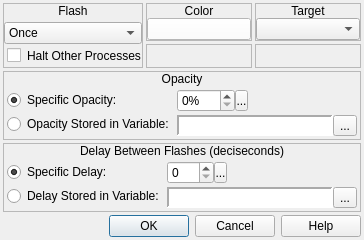
<?xml version="1.0" encoding="UTF-8"?>
<ui version="4.0">
 <class>ConfigureEvent_FlashSprite_Map</class>
 <widget class="QDialog" name="ConfigureEvent_FlashSprite_Map">
  <property name="geometry">
   <rect>
    <x>0</x>
    <y>0</y>
    <width>364</width>
    <height>240</height>
   </rect>
  </property>
  <property name="windowTitle">
   <string>Flash Sprite</string>
  </property>
  <property name="windowIcon">
   <iconset resource="gui_icons.qrc">
    <normaloff>:/icons/openrpgmaker.png</normaloff>:/icons/openrpgmaker.png</iconset>
  </property>
  <property name="styleSheet">
   <string notr="true">.QFrame
{
	border-width: 1px;
	border-style: solid;
	border-color: palette(window-text);
}

.QFrame&gt;QLabel
{
	border-width: 0px;
	background-color: palette(window-text);
	color: palette(window);
	font-weight: bold;
}

.QFrame&gt;QCheckBox
{
	background-color: palette(window-text);
	border-width: 0px;
	border-style: none;
	color: palette(window);
	spacing: 3px;
	font-weight: bold;
	padding: 0px 0px 0px 3px;
}

.QFrame&gt;QCheckBox::indicator
{
	min-width: 8px;
	max-width: 8px;
	min-height: 8px;
	max-height: 8px;
	width: 8px;
	height: 8px;
	border-width: 2px;
	border-radius: 0px;
	border-style: ridge;
	border-color: palette(mid);
}

.QFrame&gt;QCheckBox::indicator:unchecked
{
	background-color: palette(base);
}

.QFrame&gt;QCheckBox::indicator:checked
{
	background-color: palette(window-text);
}

.QFrame&gt;QCheckBox::indicator:hover
{
	border-color: palette(highlight);
}</string>
  </property>
  <layout class="QVBoxLayout" name="verticalLayout_7">
   <property name="spacing">
    <number>3</number>
   </property>
   <property name="margin">
    <number>3</number>
   </property>
   <item>
    <widget class="QWidget" name="widget_3" native="true">
     <layout class="QHBoxLayout" name="horizontalLayout">
      <property name="spacing">
       <number>3</number>
      </property>
      <property name="margin">
       <number>0</number>
      </property>
      <item>
       <widget class="QFrame" name="frame">
        <property name="frameShape">
         <enum>QFrame::StyledPanel</enum>
        </property>
        <property name="frameShadow">
         <enum>QFrame::Raised</enum>
        </property>
        <layout class="QVBoxLayout" name="verticalLayout">
         <property name="spacing">
          <number>0</number>
         </property>
         <property name="margin">
          <number>0</number>
         </property>
         <item>
          <widget class="QLabel" name="label">
           <property name="sizePolicy">
            <sizepolicy hsizetype="Preferred" vsizetype="Fixed">
             <horstretch>0</horstretch>
             <verstretch>0</verstretch>
            </sizepolicy>
           </property>
           <property name="text">
            <string>Flash</string>
           </property>
           <property name="alignment">
            <set>Qt::AlignCenter</set>
           </property>
          </widget>
         </item>
         <item>
          <widget class="QWidget" name="widget" native="true">
           <layout class="QVBoxLayout" name="verticalLayout_3">
            <property name="spacing">
             <number>0</number>
            </property>
            <property name="margin">
             <number>0</number>
            </property>
            <item>
             <widget class="QComboBox" name="cboxFlash">
              <item>
               <property name="text">
                <string>Once</string>
               </property>
              </item>
              <item>
               <property name="text">
                <string>Begin</string>
               </property>
              </item>
              <item>
               <property name="text">
                <string>Stop</string>
               </property>
              </item>
             </widget>
            </item>
            <item>
             <widget class="QCheckBox" name="cbHaltOtherProcesses">
              <property name="styleSheet">
               <string notr="true">margin-left: 3px</string>
              </property>
              <property name="text">
               <string>Halt Other Processes</string>
              </property>
             </widget>
            </item>
           </layout>
          </widget>
         </item>
        </layout>
       </widget>
      </item>
      <item>
       <widget class="QWidget" name="widget_4" native="true">
        <layout class="QVBoxLayout" name="verticalLayout_4">
         <property name="spacing">
          <number>3</number>
         </property>
         <property name="margin">
          <number>0</number>
         </property>
         <item>
          <widget class="QFrame" name="frmColor">
           <property name="frameShape">
            <enum>QFrame::StyledPanel</enum>
           </property>
           <property name="frameShadow">
            <enum>QFrame::Raised</enum>
           </property>
           <layout class="QVBoxLayout" name="verticalLayout_2">
            <property name="spacing">
             <number>0</number>
            </property>
            <property name="margin">
             <number>0</number>
            </property>
            <item>
             <widget class="QLabel" name="label_2">
              <property name="sizePolicy">
               <sizepolicy hsizetype="Preferred" vsizetype="Fixed">
                <horstretch>0</horstretch>
                <verstretch>0</verstretch>
               </sizepolicy>
              </property>
              <property name="text">
               <string>Color</string>
              </property>
              <property name="alignment">
               <set>Qt::AlignCenter</set>
              </property>
             </widget>
            </item>
            <item>
             <widget class="QWidget" name="widget_2" native="true">
              <layout class="QHBoxLayout" name="horizontalLayout_2">
               <property name="spacing">
                <number>0</number>
               </property>
               <property name="margin">
                <number>0</number>
               </property>
               <item>
                <widget class="ColorButton" name="bColor">
                 <property name="sizePolicy">
                  <sizepolicy hsizetype="Preferred" vsizetype="Fixed">
                   <horstretch>0</horstretch>
                   <verstretch>0</verstretch>
                  </sizepolicy>
                 </property>
                 <property name="styleSheet">
                  <string notr="true">background-color: rgb(255, 255, 255);</string>
                 </property>
                 <property name="text">
                  <string/>
                 </property>
                </widget>
               </item>
              </layout>
             </widget>
            </item>
           </layout>
          </widget>
         </item>
         <item>
          <widget class="QFrame" name="frame_4">
           <property name="frameShape">
            <enum>QFrame::StyledPanel</enum>
           </property>
           <property name="frameShadow">
            <enum>QFrame::Raised</enum>
           </property>
          </widget>
         </item>
        </layout>
       </widget>
      </item>
      <item>
       <widget class="QWidget" name="widget_5" native="true">
        <layout class="QVBoxLayout" name="verticalLayout_5">
         <property name="spacing">
          <number>3</number>
         </property>
         <property name="margin">
          <number>0</number>
         </property>
         <item>
          <widget class="QFrame" name="frame_5">
           <property name="sizePolicy">
            <sizepolicy hsizetype="Preferred" vsizetype="Fixed">
             <horstretch>0</horstretch>
             <verstretch>0</verstretch>
            </sizepolicy>
           </property>
           <property name="frameShape">
            <enum>QFrame::StyledPanel</enum>
           </property>
           <property name="frameShadow">
            <enum>QFrame::Raised</enum>
           </property>
           <layout class="QVBoxLayout" name="verticalLayout_6">
            <property name="spacing">
             <number>0</number>
            </property>
            <property name="margin">
             <number>0</number>
            </property>
            <item>
             <widget class="QLabel" name="label_3">
              <property name="sizePolicy">
               <sizepolicy hsizetype="Preferred" vsizetype="Fixed">
                <horstretch>0</horstretch>
                <verstretch>0</verstretch>
               </sizepolicy>
              </property>
              <property name="text">
               <string>Target</string>
              </property>
              <property name="alignment">
               <set>Qt::AlignCenter</set>
              </property>
             </widget>
            </item>
            <item>
             <widget class="QWidget" name="widget_35" native="true">
              <layout class="QHBoxLayout" name="horizontalLayout_3">
               <property name="spacing">
                <number>0</number>
               </property>
               <property name="margin">
                <number>0</number>
               </property>
               <item>
                <widget class="QComboBox" name="cboxTarget"/>
               </item>
              </layout>
             </widget>
            </item>
           </layout>
          </widget>
         </item>
         <item>
          <widget class="QFrame" name="frame_3">
           <property name="frameShape">
            <enum>QFrame::StyledPanel</enum>
           </property>
           <property name="frameShadow">
            <enum>QFrame::Raised</enum>
           </property>
          </widget>
         </item>
        </layout>
       </widget>
      </item>
     </layout>
    </widget>
   </item>
   <item>
    <widget class="QFrame" name="frmOpacity">
     <property name="sizePolicy">
      <sizepolicy hsizetype="Preferred" vsizetype="Fixed">
       <horstretch>0</horstretch>
       <verstretch>0</verstretch>
      </sizepolicy>
     </property>
     <property name="frameShape">
      <enum>QFrame::StyledPanel</enum>
     </property>
     <property name="frameShadow">
      <enum>QFrame::Raised</enum>
     </property>
     <layout class="QVBoxLayout" name="verticalLayout_17">
      <property name="spacing">
       <number>0</number>
      </property>
      <property name="margin">
       <number>0</number>
      </property>
      <item>
       <widget class="QLabel" name="label_16">
        <property name="sizePolicy">
         <sizepolicy hsizetype="Preferred" vsizetype="Fixed">
          <horstretch>0</horstretch>
          <verstretch>0</verstretch>
         </sizepolicy>
        </property>
        <property name="text">
         <string>Opacity</string>
        </property>
        <property name="alignment">
         <set>Qt::AlignCenter</set>
        </property>
       </widget>
      </item>
      <item>
       <widget class="QWidget" name="widget_25" native="true">
        <layout class="QHBoxLayout" name="horizontalLayout_17">
         <property name="spacing">
          <number>3</number>
         </property>
         <property name="margin">
          <number>3</number>
         </property>
         <item>
          <widget class="QWidget" name="widget_26" native="true">
           <property name="sizePolicy">
            <sizepolicy hsizetype="Fixed" vsizetype="Preferred">
             <horstretch>0</horstretch>
             <verstretch>0</verstretch>
            </sizepolicy>
           </property>
           <layout class="QVBoxLayout" name="verticalLayout_18">
            <property name="spacing">
             <number>3</number>
            </property>
            <property name="margin">
             <number>0</number>
            </property>
            <item>
             <widget class="QRadioButton" name="rbSpecificOpacity">
              <property name="sizePolicy">
               <sizepolicy hsizetype="Fixed" vsizetype="Fixed">
                <horstretch>0</horstretch>
                <verstretch>0</verstretch>
               </sizepolicy>
              </property>
              <property name="text">
               <string>Specific Opacity:</string>
              </property>
              <property name="checked">
               <bool>true</bool>
              </property>
             </widget>
            </item>
            <item>
             <widget class="QRadioButton" name="rbStoredOpacity">
              <property name="sizePolicy">
               <sizepolicy hsizetype="Fixed" vsizetype="Fixed">
                <horstretch>0</horstretch>
                <verstretch>0</verstretch>
               </sizepolicy>
              </property>
              <property name="text">
               <string>Opacity Stored in Variable:</string>
              </property>
             </widget>
            </item>
           </layout>
          </widget>
         </item>
         <item>
          <widget class="QWidget" name="widget_27" native="true">
           <layout class="QVBoxLayout" name="verticalLayout_19">
            <property name="spacing">
             <number>3</number>
            </property>
            <property name="margin">
             <number>0</number>
            </property>
            <item>
             <widget class="QWidget" name="wOpacity" native="true">
              <property name="sizePolicy">
               <sizepolicy hsizetype="Fixed" vsizetype="Fixed">
                <horstretch>0</horstretch>
                <verstretch>0</verstretch>
               </sizepolicy>
              </property>
              <layout class="QHBoxLayout" name="horizontalLayout_18">
               <property name="spacing">
                <number>0</number>
               </property>
               <property name="margin">
                <number>0</number>
               </property>
               <item>
                <widget class="QSpinBox" name="sbOpacity">
                 <property name="sizePolicy">
                  <sizepolicy hsizetype="Preferred" vsizetype="Fixed">
                   <horstretch>0</horstretch>
                   <verstretch>0</verstretch>
                  </sizepolicy>
                 </property>
                 <property name="accelerated">
                  <bool>true</bool>
                 </property>
                 <property name="suffix">
                  <string>%</string>
                 </property>
                 <property name="maximum">
                  <number>100</number>
                 </property>
                </widget>
               </item>
               <item>
                <widget class="SpinBoxSideButton" name="bOpacitySideButton">
                 <property name="minimumSize">
                  <size>
                   <width>13</width>
                   <height>21</height>
                  </size>
                 </property>
                 <property name="maximumSize">
                  <size>
                   <width>13</width>
                   <height>21</height>
                  </size>
                 </property>
                 <property name="text">
                  <string>...</string>
                 </property>
                 <property name="icon">
                  <iconset resource="gui_icons.qrc">
                   <normaloff>:/icons/spinBoxSideButton.png</normaloff>:/icons/spinBoxSideButton.png</iconset>
                 </property>
                 <property name="iconSize">
                  <size>
                   <width>8</width>
                   <height>16</height>
                  </size>
                 </property>
                </widget>
               </item>
              </layout>
             </widget>
            </item>
            <item>
             <widget class="QWidget" name="wOpacityVariable" native="true">
              <property name="sizePolicy">
               <sizepolicy hsizetype="Preferred" vsizetype="Fixed">
                <horstretch>0</horstretch>
                <verstretch>0</verstretch>
               </sizepolicy>
              </property>
              <layout class="QHBoxLayout" name="horizontalLayout_37">
               <property name="spacing">
                <number>0</number>
               </property>
               <property name="margin">
                <number>0</number>
               </property>
               <item>
                <widget class="QLabel" name="lblOpacityVariable">
                 <property name="sizePolicy">
                  <sizepolicy hsizetype="Preferred" vsizetype="Preferred">
                   <horstretch>0</horstretch>
                   <verstretch>0</verstretch>
                  </sizepolicy>
                 </property>
                 <property name="minimumSize">
                  <size>
                   <width>150</width>
                   <height>0</height>
                  </size>
                 </property>
                 <property name="font">
                  <font>
                   <family>Monospace</family>
                  </font>
                 </property>
                 <property name="styleSheet">
                  <string notr="true">background-color: palette(base);</string>
                 </property>
                 <property name="frameShape">
                  <enum>QFrame::Panel</enum>
                 </property>
                 <property name="frameShadow">
                  <enum>QFrame::Sunken</enum>
                 </property>
                 <property name="lineWidth">
                  <number>2</number>
                 </property>
                 <property name="text">
                  <string/>
                 </property>
                </widget>
               </item>
               <item>
                <widget class="QToolButton" name="bBrowseOpacityVariables">
                 <property name="text">
                  <string>...</string>
                 </property>
                 <property name="icon">
                  <iconset resource="gui_icons.qrc">
                   <normaloff>:/icons/fileopen.png</normaloff>:/icons/fileopen.png</iconset>
                 </property>
                </widget>
               </item>
              </layout>
             </widget>
            </item>
           </layout>
          </widget>
         </item>
        </layout>
       </widget>
      </item>
     </layout>
    </widget>
   </item>
   <item>
    <widget class="QFrame" name="frmDelay">
     <property name="sizePolicy">
      <sizepolicy hsizetype="Preferred" vsizetype="Fixed">
       <horstretch>0</horstretch>
       <verstretch>0</verstretch>
      </sizepolicy>
     </property>
     <property name="frameShape">
      <enum>QFrame::StyledPanel</enum>
     </property>
     <property name="frameShadow">
      <enum>QFrame::Raised</enum>
     </property>
     <layout class="QVBoxLayout" name="verticalLayout_20">
      <property name="spacing">
       <number>0</number>
      </property>
      <property name="margin">
       <number>0</number>
      </property>
      <item>
       <widget class="QLabel" name="label_17">
        <property name="sizePolicy">
         <sizepolicy hsizetype="Preferred" vsizetype="Fixed">
          <horstretch>0</horstretch>
          <verstretch>0</verstretch>
         </sizepolicy>
        </property>
        <property name="text">
         <string>Delay Between Flashes (deciseconds)</string>
        </property>
        <property name="alignment">
         <set>Qt::AlignCenter</set>
        </property>
       </widget>
      </item>
      <item>
       <widget class="QWidget" name="widget_28" native="true">
        <layout class="QHBoxLayout" name="horizontalLayout_19">
         <property name="spacing">
          <number>3</number>
         </property>
         <property name="margin">
          <number>3</number>
         </property>
         <item>
          <widget class="QWidget" name="widget_29" native="true">
           <property name="sizePolicy">
            <sizepolicy hsizetype="Fixed" vsizetype="Preferred">
             <horstretch>0</horstretch>
             <verstretch>0</verstretch>
            </sizepolicy>
           </property>
           <layout class="QVBoxLayout" name="verticalLayout_21">
            <property name="spacing">
             <number>3</number>
            </property>
            <property name="margin">
             <number>0</number>
            </property>
            <item>
             <widget class="QRadioButton" name="rbSpecificDelay">
              <property name="sizePolicy">
               <sizepolicy hsizetype="Fixed" vsizetype="Fixed">
                <horstretch>0</horstretch>
                <verstretch>0</verstretch>
               </sizepolicy>
              </property>
              <property name="text">
               <string>Specific Delay:</string>
              </property>
              <property name="checked">
               <bool>true</bool>
              </property>
             </widget>
            </item>
            <item>
             <widget class="QRadioButton" name="rbStoredDelay">
              <property name="sizePolicy">
               <sizepolicy hsizetype="Fixed" vsizetype="Fixed">
                <horstretch>0</horstretch>
                <verstretch>0</verstretch>
               </sizepolicy>
              </property>
              <property name="text">
               <string>Delay Stored in Variable:</string>
              </property>
             </widget>
            </item>
           </layout>
          </widget>
         </item>
         <item>
          <widget class="QWidget" name="widget_30" native="true">
           <layout class="QVBoxLayout" name="verticalLayout_22">
            <property name="spacing">
             <number>3</number>
            </property>
            <property name="margin">
             <number>0</number>
            </property>
            <item>
             <widget class="QWidget" name="wDelay" native="true">
              <property name="sizePolicy">
               <sizepolicy hsizetype="Fixed" vsizetype="Fixed">
                <horstretch>0</horstretch>
                <verstretch>0</verstretch>
               </sizepolicy>
              </property>
              <layout class="QHBoxLayout" name="horizontalLayout_20">
               <property name="spacing">
                <number>0</number>
               </property>
               <property name="margin">
                <number>0</number>
               </property>
               <item>
                <widget class="QSpinBox" name="sbDelay">
                 <property name="sizePolicy">
                  <sizepolicy hsizetype="Preferred" vsizetype="Fixed">
                   <horstretch>0</horstretch>
                   <verstretch>0</verstretch>
                  </sizepolicy>
                 </property>
                 <property name="accelerated">
                  <bool>true</bool>
                 </property>
                 <property name="maximum">
                  <number>100</number>
                 </property>
                </widget>
               </item>
               <item>
                <widget class="SpinBoxSideButton" name="bDelaySideButton">
                 <property name="minimumSize">
                  <size>
                   <width>13</width>
                   <height>21</height>
                  </size>
                 </property>
                 <property name="maximumSize">
                  <size>
                   <width>13</width>
                   <height>21</height>
                  </size>
                 </property>
                 <property name="text">
                  <string>...</string>
                 </property>
                 <property name="icon">
                  <iconset resource="gui_icons.qrc">
                   <normaloff>:/icons/spinBoxSideButton.png</normaloff>:/icons/spinBoxSideButton.png</iconset>
                 </property>
                 <property name="iconSize">
                  <size>
                   <width>8</width>
                   <height>16</height>
                  </size>
                 </property>
                </widget>
               </item>
              </layout>
             </widget>
            </item>
            <item>
             <widget class="QWidget" name="wDelayVariable" native="true">
              <property name="sizePolicy">
               <sizepolicy hsizetype="Preferred" vsizetype="Fixed">
                <horstretch>0</horstretch>
                <verstretch>0</verstretch>
               </sizepolicy>
              </property>
              <layout class="QHBoxLayout" name="horizontalLayout_38">
               <property name="spacing">
                <number>0</number>
               </property>
               <property name="margin">
                <number>0</number>
               </property>
               <item>
                <widget class="QLabel" name="lblDelayVariable">
                 <property name="sizePolicy">
                  <sizepolicy hsizetype="Preferred" vsizetype="Preferred">
                   <horstretch>0</horstretch>
                   <verstretch>0</verstretch>
                  </sizepolicy>
                 </property>
                 <property name="minimumSize">
                  <size>
                   <width>150</width>
                   <height>0</height>
                  </size>
                 </property>
                 <property name="font">
                  <font>
                   <family>Monospace</family>
                  </font>
                 </property>
                 <property name="styleSheet">
                  <string notr="true">background-color: palette(base);</string>
                 </property>
                 <property name="frameShape">
                  <enum>QFrame::Panel</enum>
                 </property>
                 <property name="frameShadow">
                  <enum>QFrame::Sunken</enum>
                 </property>
                 <property name="lineWidth">
                  <number>2</number>
                 </property>
                 <property name="text">
                  <string/>
                 </property>
                </widget>
               </item>
               <item>
                <widget class="QToolButton" name="bBrowseDelayVariables">
                 <property name="text">
                  <string>...</string>
                 </property>
                 <property name="icon">
                  <iconset resource="gui_icons.qrc">
                   <normaloff>:/icons/fileopen.png</normaloff>:/icons/fileopen.png</iconset>
                 </property>
                </widget>
               </item>
              </layout>
             </widget>
            </item>
           </layout>
          </widget>
         </item>
        </layout>
       </widget>
      </item>
     </layout>
    </widget>
   </item>
   <item>
    <widget class="QDialogButtonBox" name="buttonBox">
     <property name="orientation">
      <enum>Qt::Horizontal</enum>
     </property>
     <property name="standardButtons">
      <set>QDialogButtonBox::Cancel|QDialogButtonBox::Help|QDialogButtonBox::Ok</set>
     </property>
    </widget>
   </item>
  </layout>
 </widget>
 <customwidgets>
  <customwidget>
   <class>SpinBoxSideButton</class>
   <extends>QToolButton</extends>
   <header>spinboxsidebutton.h</header>
  </customwidget>
  <customwidget>
   <class>ColorButton</class>
   <extends>QPushButton</extends>
   <header>colorbutton.h</header>
  </customwidget>
 </customwidgets>
 <resources>
  <include location="gui_icons.qrc"/>
 </resources>
 <connections>
  <connection>
   <sender>buttonBox</sender>
   <signal>accepted()</signal>
   <receiver>ConfigureEvent_FlashSprite_Map</receiver>
   <slot>accept()</slot>
   <hints>
    <hint type="sourcelabel">
     <x>248</x>
     <y>254</y>
    </hint>
    <hint type="destinationlabel">
     <x>157</x>
     <y>274</y>
    </hint>
   </hints>
  </connection>
  <connection>
   <sender>buttonBox</sender>
   <signal>rejected()</signal>
   <receiver>ConfigureEvent_FlashSprite_Map</receiver>
   <slot>reject()</slot>
   <hints>
    <hint type="sourcelabel">
     <x>316</x>
     <y>260</y>
    </hint>
    <hint type="destinationlabel">
     <x>286</x>
     <y>274</y>
    </hint>
   </hints>
  </connection>
 </connections>
</ui>
